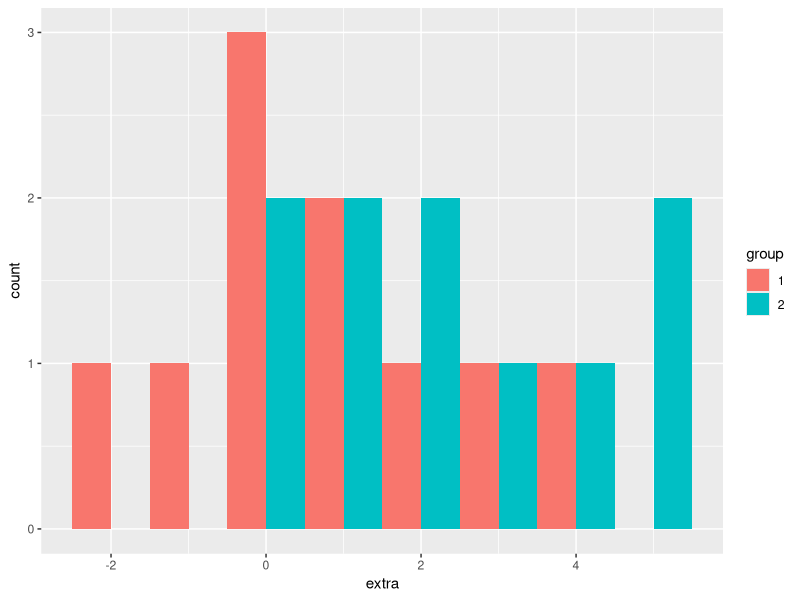
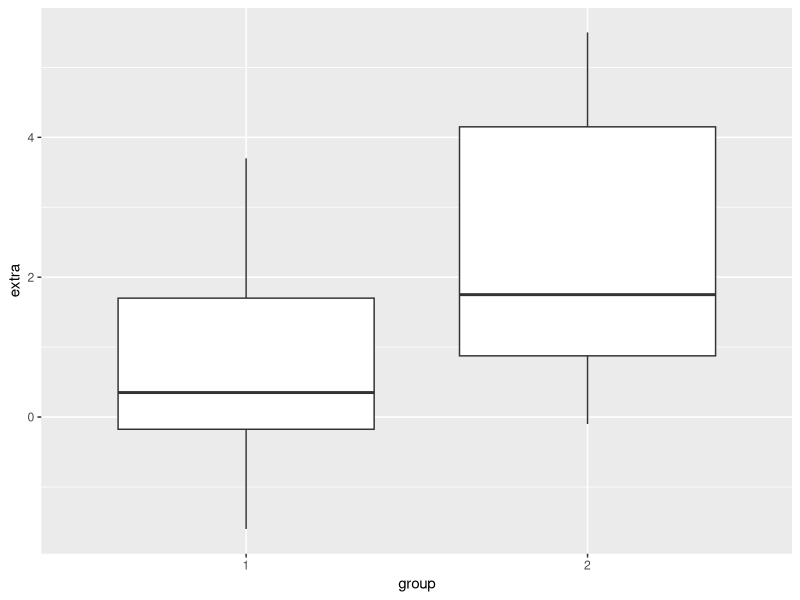

Source code (R) for these figures, in order:
# Daten aus Aufgabenzettel 1

# Tayfun Korkut (517 Tage)
# Hannes Wolf (494),
# Olaf Janßen (5),
# Jos Luhukay (76),
# Jürgen Kramny (76),
# Alexander Zorniger (145),
# Huub Stevens (217), Armin Veh (145), Huub Stevens (113) 2 ,
# Thomas Schneider (195), Bruno Labbadia (987),
# Jens Keller (58), Christian Groß (310), Markus Babbel (380)

# Tage in Variable speichern um Dinge zu tun ----

tage <- c(987, 517, 494, 5, 76, 76, 145, 217, 145, 113, 195, 58, 310, 380)

# Kennwerte
mean(tage)   # Mittelwert (mean)
median(tage) # Median

var(tage) # Varianz
sd(tage)  # Standardabweichung
IQR(tage) # Interquqartilsabstand (inter-quartile range)

# Indexing: Siehe auch https://r-intro.tadaa-data.de/book/erste-schritte.html ----

# Nur der erste Wert
tage[1]

# Statistiken von tage *ohne* den ersten Wert (Bruno Labbadia (987))
mean(tage[-1])
median(tage[-1])

var(tage[-1])
sd(tage[-1])
IQR(tage[-1])

# data.frame Beispiel ----
menschen <- data.frame(namen = c("lukas", "tobias", "christoph"),
                       alter = c(26, 31, 32))

# Spalte alter von data.frame menschen
menschen$alter

# Statistiken der Variable
mean(menschen$alter)
sd(menschen$alter)

# Sleep: Übungsdatensatz ----
sleep

# Dokumentation zum Datensatz
?sleep

# Logik
sleep$group
sleep$group == 1

# Alle aus Gruppe 1
sleep[sleep$group == 1, ]

# Packages: dplyr ----

# Nur einmal. Antivirus deaktivieren unter Windows!
# install.packages("dplyr")

# Package laden (verfügbar machen)
library("dplyr")

# Zeilen filtern mit dplyr und filter()
filter(sleep, group == 1)

# Alle Zeilen aus sleep wo extra größer 1, und group 1
filter(sleep, extra > 1, group == 1)

# Variablen filtern
select(sleep, extra, ID)

# Nächste Woche
# Gruppenspezifische Mittelwerte für group in sleep
sleep %>%
  group_by(group) %>%
  summarize(mw_extra = mean(extra))

# Motivierendes Beispiel für demnächst ¯\_(ツ)_/¯
install.packages("ggplot2")
library("ggplot2")

# Histogramm und Boxplot
ggplot(sleep, aes(x = extra, fill = group)) +
  geom_histogram(binwidth = 1, position = "dodge")

ggplot(sleep, aes(x = group, y = extra)) +
  geom_boxplot()
